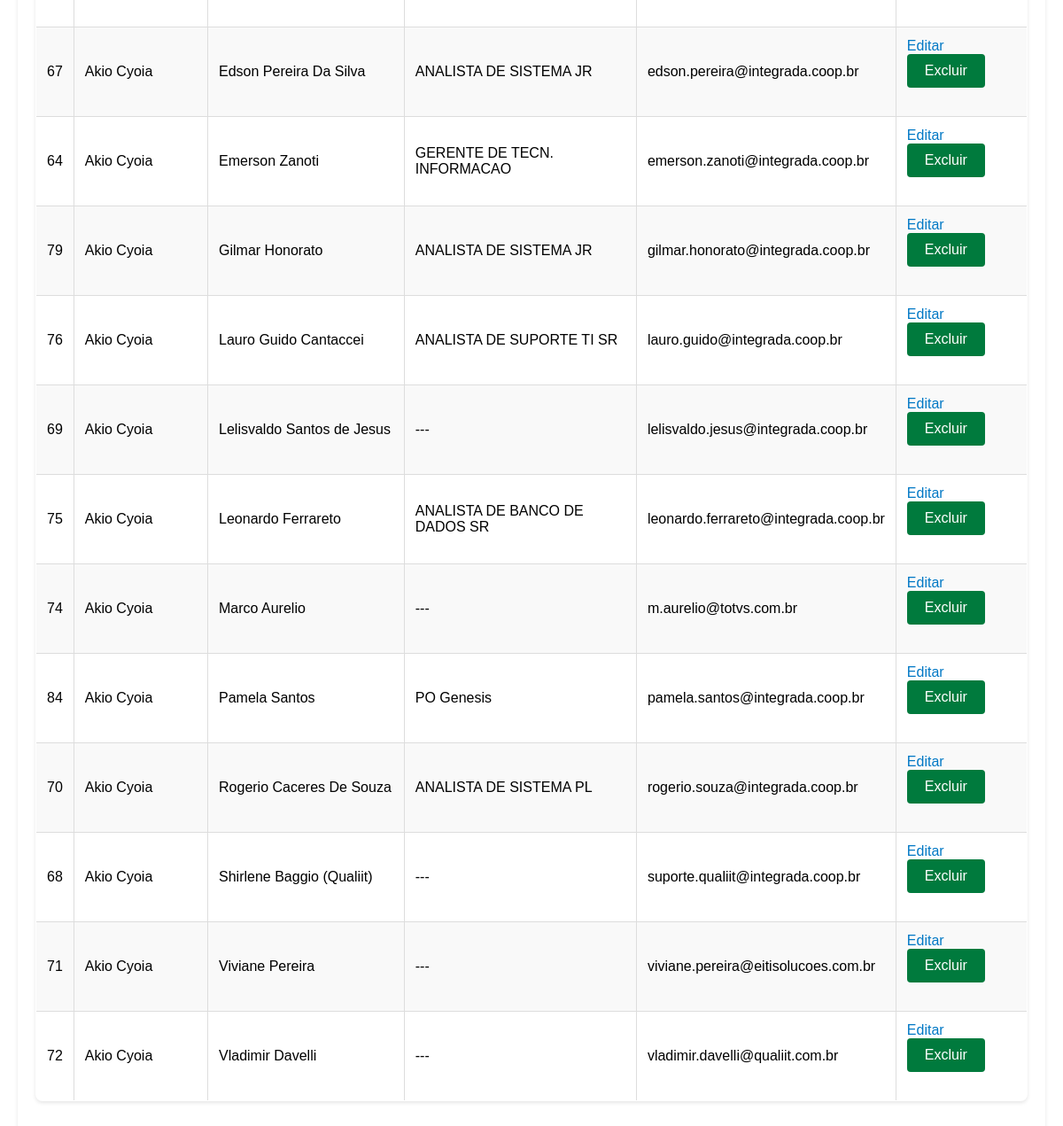
The page /funcionarios_TI/list (lower part) on the database as committed earlier.
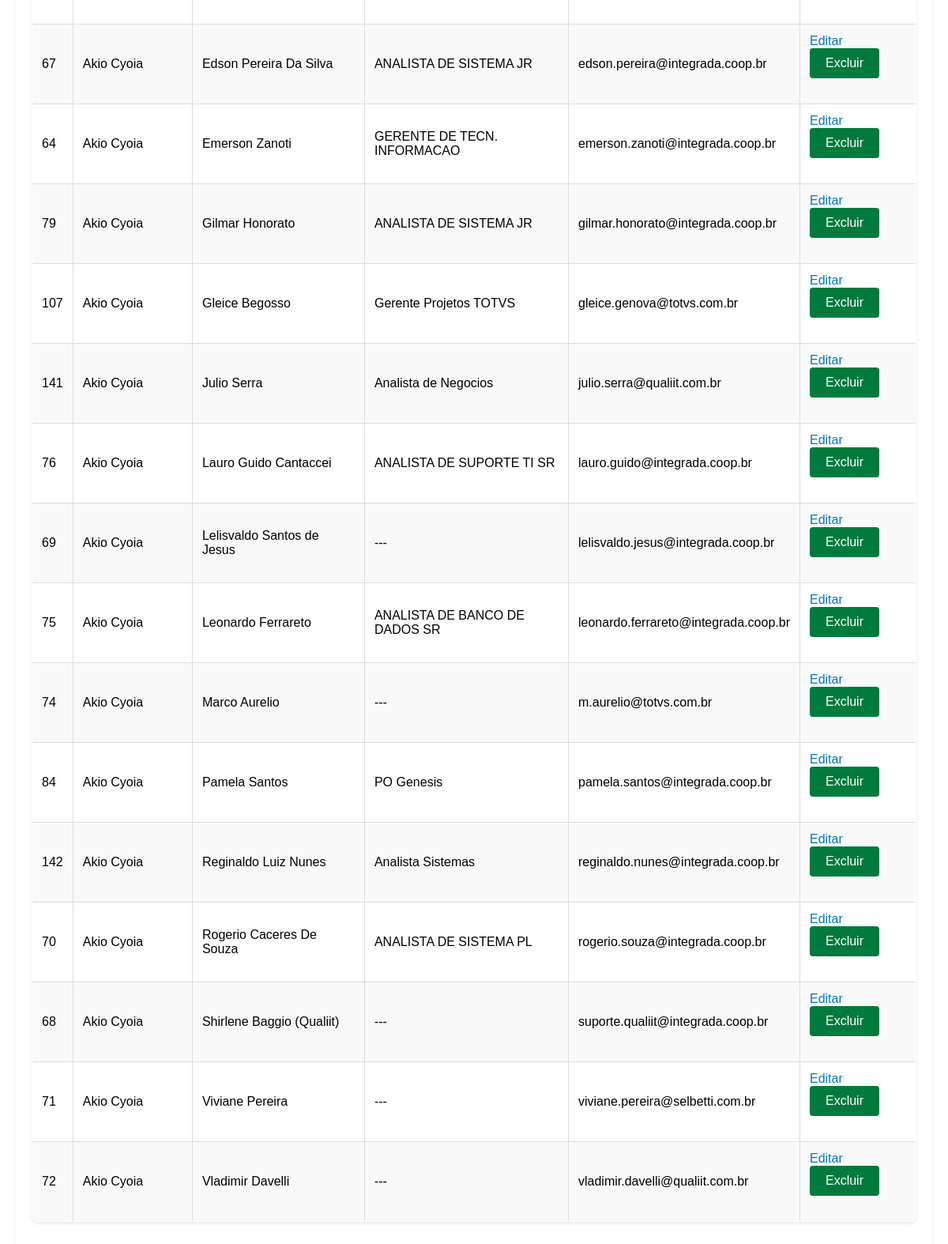
The same page on the database as committed later.
### PI/models.py (models this page shows, shortened)
class Funcionario(db.Model):
    __tablename__ = 'funcionarios'
    ID = db.Column(db.Integer, primary_key=True)
    IDSuperintendente = db.Column(db.Integer, db.ForeignKey('superintendentes.ID'), nullable=False)
    Nome = db.Column(db.String(100), nullable=False)
    Cargo = db.Column(db.String(100), nullable=False)
    Email = db.Column(db.String(100), nullable=False)
    Tipo_Funcionario = db.Column(db.String, nullable=False)
    superintendente = db.relationship('Superintendente', backref=db.backref('funcionarios', lazy=True))

class Superintendente(db.Model):
    __tablename__ = 'superintendentes'
    ID = db.Column(db.Integer, primary_key=True)
    Superintendencia = db.Column(db.String(100), nullable=False)
    NomeSuperintendente = db.Column(db.String(100), nullable=False)
    EmailSuperintendente = db.Column(db.String(100), nullable=False)

### PI/funcionarios_TI_routes.py (the view)
@funcionarios_TI_bp.route('/list')
def list_funcionarios_TI():
    func_tecnologia =  Funcionario.query.filter(Funcionario.Tipo_Funcionario=='TEC').order_by(Funcionario.Nome).all()
    superintendentes = Superintendente.query.all()
    return render_template('func_TI.html', func_tecnologia=func_tecnologia, superintendentes=superintendentes)

### PI/templates/func_TI.html (shortened to what this page needs)
{% extends "base.html" %} {% block content %}
<section class="container">
  <table>
    <tbody>
      {% for func_tecnologia in func_tecnologia %}
      <tr>
        <td>{{ func_tecnologia.ID }}</td>
        <td>{{ func_tecnologia.superintendente.NomeSuperintendente }}</td>
        <td>{{ func_tecnologia.Nome }}</td>
        <td>{{ func_tecnologia.Cargo }}</td>
        <td>{{ func_tecnologia.Email }}</td>
        <td>
          <a
            href="{{ url_for('funcionarios_TI_bp.manage_funcionario_TI', id=func_tecnologia.ID) }}"
            class="btn btn-warning"
            >Editar</a
          >
          <form
            action="{{ url_for('funcionarios_TI_bp.delete_funcionario_TI', id=func_tecnologia.ID) }}"
            method="post"
            style="display: inline-block"
          >
            <button type="submit" class="btn btn-danger">Excluir</button>
          </form>
        </td>
      </tr>
      {% endfor %}
    </tbody>
  </table>
</section>
{% endblock %}

Rows that differ between the two databases and show on the page:
added Funcionario: ID "107", superintendente.NomeSuperintendente "Akio Cyoia", Nome "Gleice Begosso", Cargo "Gerente Projetos TOTVS", Email "gleice.genova@totvs.com.br"
added Funcionario: ID "141", superintendente.NomeSuperintendente "Akio Cyoia", Nome "Julio Serra", Cargo "Analista de Negocios", Email "julio.serra@qualiit.com.br"
added Funcionario: ID "142", superintendente.NomeSuperintendente "Akio Cyoia", Nome "Reginaldo Luiz Nunes", Cargo "Analista Sistemas", Email "reginaldo.nunes@integrada.coop.br"
changed Funcionario "Viviane Pereira": Email "viviane.pereira@eitisolucoes.com.br" → "viviane.pereira@selbetti.com.br"
